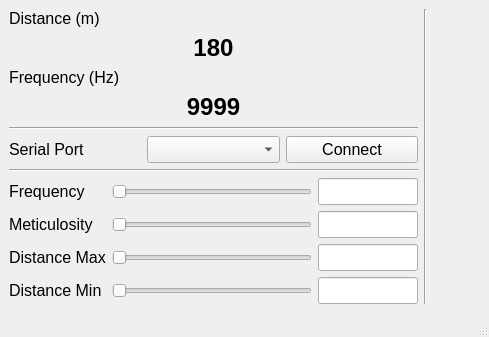
<?xml version="1.0" encoding="UTF-8"?>
<ui version="4.0">
 <class>MainWindow</class>
 <widget class="QMainWindow" name="MainWindow">
  <property name="geometry">
   <rect>
    <x>0</x>
    <y>0</y>
    <width>489</width>
    <height>284</height>
   </rect>
  </property>
  <property name="font">
   <font>
    <pointsize>12</pointsize>
   </font>
  </property>
  <property name="windowTitle">
   <string>TF03 Traffic</string>
  </property>
  <property name="windowIcon">
   <iconset resource="../tf03_setup/resource.qrc">
    <normaloff>:/image/logo.png</normaloff>:/image/logo.png</iconset>
  </property>
  <property name="windowOpacity">
   <double>1.000000000000000</double>
  </property>
  <widget class="QWidget" name="centralwidget">
   <layout class="QGridLayout" name="gridLayout">
    <item row="0" column="0">
     <layout class="QHBoxLayout" name="horizontalLayout">
      <item>
       <layout class="QVBoxLayout" name="verticalLayout">
        <item>
         <widget class="QLabel" name="label_4">
          <property name="text">
           <string>Distance (m)</string>
          </property>
         </widget>
        </item>
        <item>
         <widget class="QLabel" name="label_5">
          <property name="font">
           <font>
            <pointsize>18</pointsize>
            <weight>75</weight>
            <bold>true</bold>
           </font>
          </property>
          <property name="text">
           <string>180</string>
          </property>
          <property name="alignment">
           <set>Qt::AlignCenter</set>
          </property>
         </widget>
        </item>
        <item>
         <widget class="QLabel" name="label_6">
          <property name="text">
           <string>Frequency (Hz)</string>
          </property>
         </widget>
        </item>
        <item>
         <widget class="QLabel" name="label_7">
          <property name="font">
           <font>
            <pointsize>18</pointsize>
            <weight>75</weight>
            <bold>true</bold>
           </font>
          </property>
          <property name="text">
           <string>9999</string>
          </property>
          <property name="alignment">
           <set>Qt::AlignCenter</set>
          </property>
         </widget>
        </item>
        <item>
         <widget class="Line" name="line">
          <property name="orientation">
           <enum>Qt::Horizontal</enum>
          </property>
         </widget>
        </item>
        <item>
         <layout class="QGridLayout" name="gridLayout_3">
          <item row="0" column="0">
           <widget class="QLabel" name="label_2">
            <property name="text">
             <string>Serial Port</string>
            </property>
           </widget>
          </item>
          <item row="0" column="1">
           <widget class="QComboBox" name="comboBox_2"/>
          </item>
          <item row="0" column="2">
           <widget class="QPushButton" name="pushButton_3">
            <property name="text">
             <string>Connect</string>
            </property>
           </widget>
          </item>
         </layout>
        </item>
        <item>
         <widget class="Line" name="line_3">
          <property name="orientation">
           <enum>Qt::Horizontal</enum>
          </property>
         </widget>
        </item>
        <item>
         <layout class="QGridLayout" name="gridLayout_2">
          <item row="3" column="2">
           <widget class="QSlider" name="horizontalSlider_4">
            <property name="sizePolicy">
             <sizepolicy hsizetype="Fixed" vsizetype="Fixed">
              <horstretch>0</horstretch>
              <verstretch>0</verstretch>
             </sizepolicy>
            </property>
            <property name="minimumSize">
             <size>
              <width>200</width>
              <height>0</height>
             </size>
            </property>
            <property name="orientation">
             <enum>Qt::Horizontal</enum>
            </property>
           </widget>
          </item>
          <item row="1" column="2">
           <widget class="QSlider" name="horizontalSlider_2">
            <property name="sizePolicy">
             <sizepolicy hsizetype="Fixed" vsizetype="Fixed">
              <horstretch>0</horstretch>
              <verstretch>0</verstretch>
             </sizepolicy>
            </property>
            <property name="minimumSize">
             <size>
              <width>200</width>
              <height>0</height>
             </size>
            </property>
            <property name="orientation">
             <enum>Qt::Horizontal</enum>
            </property>
           </widget>
          </item>
          <item row="2" column="2">
           <widget class="QSlider" name="horizontalSlider_3">
            <property name="sizePolicy">
             <sizepolicy hsizetype="Fixed" vsizetype="Fixed">
              <horstretch>0</horstretch>
              <verstretch>0</verstretch>
             </sizepolicy>
            </property>
            <property name="minimumSize">
             <size>
              <width>200</width>
              <height>0</height>
             </size>
            </property>
            <property name="orientation">
             <enum>Qt::Horizontal</enum>
            </property>
           </widget>
          </item>
          <item row="0" column="2">
           <widget class="QSlider" name="horizontalSlider">
            <property name="sizePolicy">
             <sizepolicy hsizetype="Fixed" vsizetype="Fixed">
              <horstretch>0</horstretch>
              <verstretch>0</verstretch>
             </sizepolicy>
            </property>
            <property name="minimumSize">
             <size>
              <width>200</width>
              <height>0</height>
             </size>
            </property>
            <property name="orientation">
             <enum>Qt::Horizontal</enum>
            </property>
           </widget>
          </item>
          <item row="1" column="0">
           <widget class="QLabel" name="label_9">
            <property name="text">
             <string>Meticulosity</string>
            </property>
           </widget>
          </item>
          <item row="2" column="0">
           <widget class="QLabel" name="label_10">
            <property name="text">
             <string>Distance Max</string>
            </property>
           </widget>
          </item>
          <item row="0" column="0">
           <widget class="QLabel" name="label_8">
            <property name="text">
             <string>Frequency</string>
            </property>
           </widget>
          </item>
          <item row="3" column="0">
           <widget class="QLabel" name="label_11">
            <property name="text">
             <string>Distance Min</string>
            </property>
           </widget>
          </item>
          <item row="0" column="3">
           <widget class="QLineEdit" name="lineEdit">
            <property name="sizePolicy">
             <sizepolicy hsizetype="Fixed" vsizetype="Fixed">
              <horstretch>0</horstretch>
              <verstretch>0</verstretch>
             </sizepolicy>
            </property>
            <property name="minimumSize">
             <size>
              <width>40</width>
              <height>0</height>
             </size>
            </property>
            <property name="maximumSize">
             <size>
              <width>100</width>
              <height>100</height>
             </size>
            </property>
           </widget>
          </item>
          <item row="1" column="3">
           <widget class="QLineEdit" name="lineEdit_2">
            <property name="sizePolicy">
             <sizepolicy hsizetype="Fixed" vsizetype="Fixed">
              <horstretch>0</horstretch>
              <verstretch>0</verstretch>
             </sizepolicy>
            </property>
            <property name="minimumSize">
             <size>
              <width>40</width>
              <height>0</height>
             </size>
            </property>
            <property name="maximumSize">
             <size>
              <width>100</width>
              <height>100</height>
             </size>
            </property>
           </widget>
          </item>
          <item row="2" column="3">
           <widget class="QLineEdit" name="lineEdit_3">
            <property name="sizePolicy">
             <sizepolicy hsizetype="Fixed" vsizetype="Fixed">
              <horstretch>0</horstretch>
              <verstretch>0</verstretch>
             </sizepolicy>
            </property>
            <property name="minimumSize">
             <size>
              <width>40</width>
              <height>0</height>
             </size>
            </property>
            <property name="maximumSize">
             <size>
              <width>100</width>
              <height>100</height>
             </size>
            </property>
           </widget>
          </item>
          <item row="3" column="3">
           <widget class="QLineEdit" name="lineEdit_4">
            <property name="sizePolicy">
             <sizepolicy hsizetype="Fixed" vsizetype="Fixed">
              <horstretch>0</horstretch>
              <verstretch>0</verstretch>
             </sizepolicy>
            </property>
            <property name="minimumSize">
             <size>
              <width>40</width>
              <height>0</height>
             </size>
            </property>
            <property name="maximumSize">
             <size>
              <width>100</width>
              <height>100</height>
             </size>
            </property>
           </widget>
          </item>
         </layout>
        </item>
        <item>
         <spacer name="verticalSpacer">
          <property name="orientation">
           <enum>Qt::Vertical</enum>
          </property>
          <property name="sizeHint" stdset="0">
           <size>
            <width>20</width>
            <height>40</height>
           </size>
          </property>
         </spacer>
        </item>
       </layout>
      </item>
      <item>
       <widget class="Line" name="line_2">
        <property name="orientation">
         <enum>Qt::Vertical</enum>
        </property>
       </widget>
      </item>
      <item>
       <layout class="QGridLayout" name="MultiPlotGridLayout">
        <item row="0" column="0">
         <spacer name="horizontalSpacer_3">
          <property name="orientation">
           <enum>Qt::Horizontal</enum>
          </property>
          <property name="sizeHint" stdset="0">
           <size>
            <width>40</width>
            <height>20</height>
           </size>
          </property>
         </spacer>
        </item>
       </layout>
      </item>
     </layout>
    </item>
   </layout>
  </widget>
  <widget class="QMenuBar" name="menubar">
   <property name="geometry">
    <rect>
     <x>0</x>
     <y>0</y>
     <width>489</width>
     <height>21</height>
    </rect>
   </property>
  </widget>
  <widget class="QStatusBar" name="statusbar"/>
 </widget>
 <resources>
  <include location="../tf03_setup/resource.qrc"/>
 </resources>
 <connections/>
</ui>
